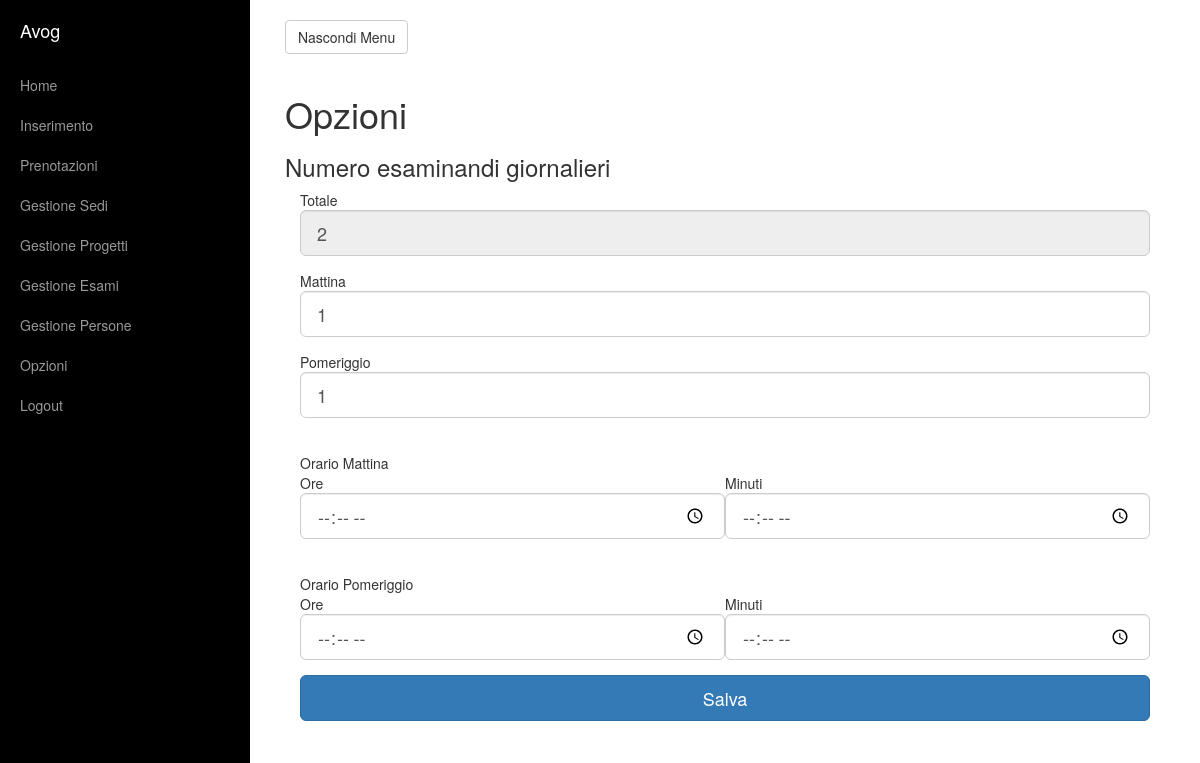
The app's page /opzioni/index.php (signed in) with its own data.
### tables this page shows
CREATE TABLE `opzioni` (
  `esaminandiGiornalieri` int(4) DEFAULT NULL,
  `postiMattina` int(3) DEFAULT NULL,
  `postiPomeriggio` int(3) DEFAULT NULL,
  `orarioMattina` varchar(10) DEFAULT NULL,
  `orarioPomeriggio` varchar(10) DEFAULT NULL
);

### class.db.php (called while the page is built, shortened)
<?php
class database{
	private $dbHost;
	private $dbUser;
	private $dbPwd;
	private $dbConnAttiva = false;
	private $dbNome;
	public $tb_opzioni = "opzioni";
	private $lastResult;
	public function __construct(){
		$this->dbHost = "localhost";
		$this->dbUser = "angelotm";
		$this->dbPwd = "olegnatm";
		$this->dbNome = "lavoro1";
	}
	public function connetti(){
		if(!($this->isConnesso())){
			$this->dbConn = @mysql_connect($this->dbHost,$this->dbUser,$this->dbPwd);
			if($this->dbConn){
				$this->dbConnAttiva = true;
				if(mysql_select_db($this->dbNome)){return true;}
			}
		}
		return false;
	}
	public function isConnesso(){return $this->dbConnAttiva;}
	public function executeQuery($query){return ($this->lastResult = mysql_query($query));}
	public function fetchAssocStored(){return ($this->lastRow = mysql_fetch_assoc($this->lastResult));}
	public function getNumRowsStored(){return (mysql_num_rows($this->lastResult));}
	public function getGeneric($query){
		$this->executeQuery($query);
		$rows = $this->getNumRowsStored();
		if($rows!=false){
			for($i=0;$i<$rows;$i++){
				$persone[$i] = $this->fetchAssocStored();
			}
			if(!empty($persone)){
				return ($persone);
			}
		}
		return $persone=array();
	}
	public function getOpzioni(){
		return $this->getGeneric("SELECT * FROM {$this->tb_opzioni}");
	}
}
?>

### opzioni/index.php (the view, shortened to what this page needs)
<?php session_start();
@require_once("../class.db.php");
$db = new database();
?>
<!DOCTYPE html>
<html lang="it">
<head>
    <link href="../css/bootstrap.min.css" rel="stylesheet">
    <link href="../css/simple-sidebar.css" rel="stylesheet">
</head>
<body>
    <div id="wrapper">
        <?php @require('../sidebar.php');?>
        <div id="page-content-wrapper">
            <div class="container-fluid">
                <div class="row">
                    <div class="col-lg-12">
						<a href="#menu-toggle" class="btn btn-default" id="menu-toggle" style="margin-bottom:20px;">Nascondi Menu</a>
                        <h1>Opzioni</h1>
<?php
	$opzioni = $db->getOpzioni();
	$rows = $db->getNumRowsStored();
	if($rows!=false){
		$numero = $opzioni[0]['esaminandiGiornalieri'];
		$postiMattina = $opzioni[0]['postiMattina'];
		$postiPomeriggio = $opzioni[0]['postiPomeriggio'];
		$orarioMattina = explode(":",$opzioni[0]['orarioMattina']);
		$orarioPomeriggio = explode(":",$opzioni[0]['orarioPomeriggio']);
		$orarioMattinaOre = $orarioMattina[0];
		$orarioMattinaMinuti = $orarioMattina[1];
		$orarioPomeriggioOre = $orarioPomeriggio[0];
		$orarioPomeriggioMinuti = $orarioPomeriggio[1];
	}
?>
                        <h3>Numero esaminandi giornalieri</h3>
						<form class="form col-md-12 center-block" action="index.php" method="post">
							<div class="form-group">Totale
							  <input name="numero" type="text" disabled class="form-control input-lg" value="<?php echo $numero; ?>">
							</div>
							<div class="form-group">Mattina
							  <input name="postiMattina" type="text" class="form-control input-lg" value="<?php echo $postiMattina; ?>">
							</div>
							<div class="form-group">Pomeriggio
							  <input name="postiPomeriggio" type="text" class="form-control input-lg" value="<?php echo $postiPomeriggio; ?>">
							</div>
							<div class="form-group"><br />Orario Mattina
							<table style="width:100%;"><tr><td style="width:50%;">Ore
							  <input name="orarioMattinaOre" type="time" class="form-control input-lg" value="<?php echo $orarioMattinaOre; ?>">
							  </td><td>Minuti
							  <input name="orarioMattinaMinuti" type="time" class="form-control input-lg" value="<?php echo $orarioMattinaMinuti; ?>">
							  </td></tr></table><br />
							</div>
							<div class="form-group">Orario Pomeriggio<br />
							<table style="width:100%;"><tr><td style="width:50%;">Ore
							  <input name="orarioPomeriggioOre" type="time" class="form-control input-lg" value="<?php echo $orarioPomeriggioOre; ?>">
							  </td><td>Minuti
							  <input name="orarioPomeriggioMinuti" type="time" class="form-control input-lg" value="<?php echo $orarioPomeriggioMinuti; ?>">
							  </td></tr></table>
							</div>
							<div class="form-group">
							  <button class="btn btn-primary btn-lg btn-block">Salva</button>
							</div>
						</form>
					</div>
                </div>
            </div>
        </div>
    </div>
</body>
</html>

### css/simple-sidebar.css (style rules this page uses)
#wrapper { padding-left: 0; -webkit-transition: all 0.5s ease; -moz-transition: all 0.5s ease; -o-transition: all 0.5s ease; transition: all 0.5s ease; }
#page-content-wrapper { width: 100%; position: absolute; padding: 15px; }
@media (min-width:768px) { #wrapper { padding-left: 250px; } }
@media (min-width:768px) { #page-content-wrapper { padding: 20px; position: relative; } }

### records on screen
opzioni: numero "2", postiMattina "1", postiPomeriggio "1"

### other values on screen
$names[$i] "Home"
$names[$i] "Inserimento"
$names[$i] "Prenotazioni"
$names[$i] "Gestione Sedi"
$names[$i] "Gestione Progetti"
$names[$i] "Gestione Esami"
$names[$i] "Gestione Persone"
$names[$i] "Opzioni"
$names[$i] "Logout"
